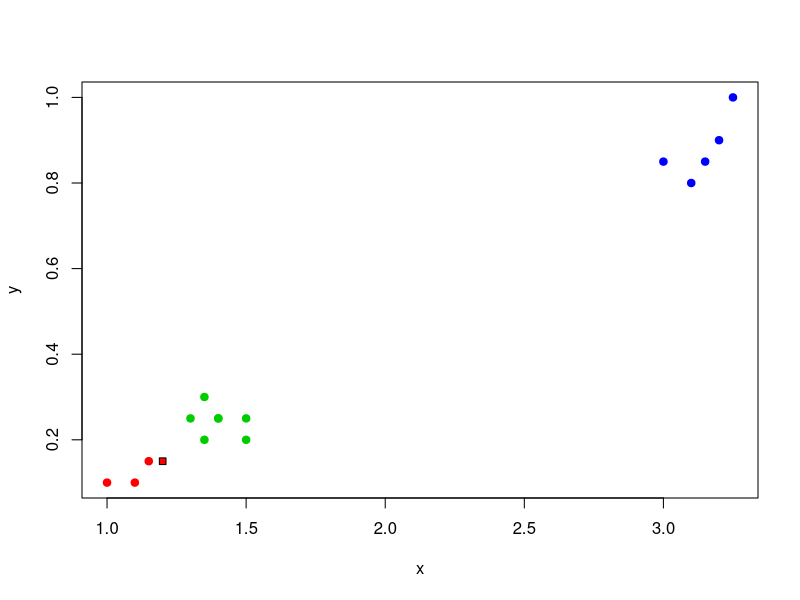

This chart was generated by the following R code:
euclideanDistance <-function(u, v) {
  sqrt(sum((u - v) ^ 2))
}

weight <- function(i, k, q) {
  return (q ^ i)
}

sortObjectsByDist <- function(xl, z, metricFunction = euclideanDistance) {
  l <-dim(xl)[1]
  n <-dim(xl)[2] - 1
  
  distances <- matrix(NA, l, 2)
  
  for (i in 1:l) {
    distances[i, ] <- c(i,metricFunction(xl[i, 1:n], z))
  }
  
  orderedXl <- xl[order(distances[, 2]), ]
  return (orderedXl);
}

kNN <- function(xl, z, k) {
  orderedXl <- sortObjectsByDist(xl, z)
  n <- dim(orderedXl)[2] - 1
  classes <- orderedXl[1:k, n + 1]
  counts <- table(classes)
  class <- names(which.max(counts))
  return (class)
}

kNN2 <- function(xl, z, k) {
  orderedXl <- sortObjectsByDist(xl, z)
  n <- dim(orderedXl)[2] - 1
  classes <- orderedXl[1:k, n + 1]
  counts <- table(classes)
  class <- names(which.max(counts))
  return (class)
}

kWNN <- function(xl, z, k, q) {
  orderedXl <- sortObjectsByDist(xl, z)
  n <- dim(orderedXl)[2] - 1
  weights <- rep(0,3)
  names(weights) <- c("class-1", "class-2", "class-3")
  classes <- orderedXl[1:k, n + 1]
  for(i in 1:k) {
    weights[classes[i]] <- weight(i,k,q) + weights[classes[i]];
  }
  class <- names(which.max(weights))
  return(class)
}

LOO <- function(xl) {
  l = dim(xl)[1]
  Err = matrix(0, l-1, 1)
  for (i in 1:l) {
    z = xl[i, 1:2]
    new_xl = xl[-i, ]
    new_xl = sortObjectsByDist(new_xl,z)
    for (k in 1:l-1) {
      class <- kWNN(new_xl, z,k)
      if (class != xl[i,3]) {
        Err[k] = Err[k] + 1
      }
    }
  }
  return (which.min(Err))
}

colors <- c("class-1" = "red", "class-2" = "green3", "class-3" = "blue")

df = data.frame(x = double(), y = double(), class = character())

df <- rbind(df, data.frame(x = 1, y = 0.1, class = "class-1"))
df <- rbind(df, data.frame(x = 1.15, y = 0.15, class = "class-1"))
df <- rbind(df, data.frame(x = 1.1, y = 0.1, class = "class-1"))
df <- rbind(df, data.frame(x = 1.5, y = 0.2, class = "class-2"))
df <- rbind(df, data.frame(x = 1.35, y = 0.2, class = "class-2"))
df <- rbind(df, data.frame(x = 1.3, y = 0.25, class = "class-2"))
df <- rbind(df, data.frame(x = 1.5, y = 0.25, class = "class-2"))
df <- rbind(df, data.frame(x = 1.35, y = 0.3, class = "class-2"))
df <- rbind(df, data.frame(x = 1.4, y = 0.25, class = "class-2"))
df <- rbind(df, data.frame(x = 1.4, y = 0.25, class = "class-2"))
df <- rbind(df, data.frame(x = 3, y = 0.85, class = "class-3"))
df <- rbind(df, data.frame(x = 3.2, y = 0.9, class = "class-3"))
df <- rbind(df, data.frame(x = 3.25, y = 1, class = "class-3"))
df <- rbind(df, data.frame(x = 3.1, y = 0.8, class = "class-3"))
df <- rbind(df, data.frame(x = 3.15, y = 0.85, class = "class-3"))
plot(df[c("x", "y")], pch = 19, col = colors[df$class])

z <- c(1.2, 0.15)
class <- kWNN(df, z, k = 7, q = 0.56)
print(class)
points(z[1], z[2], pch = 22, bg = colors[class], asp = 1)
